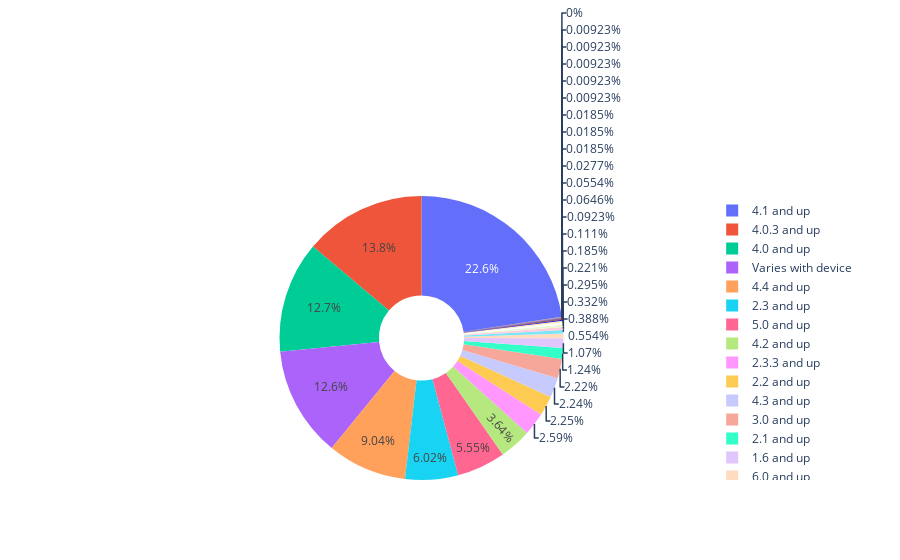

Notebook cell for this chart:
### Markdown cell above
## Plotly - Donut Chart ( Interactive )

### Code cell
labels = df.Android_Ver.unique()
values=[]
for each in labels:
    values.append(len(df[df.Android_Ver==each]))
    
# Use hole to create a donut-like pie chart
fig = go.Figure(data=[go.Pie(labels=labels, values=values, hole=0.3)])
fig.show()

### Figure 1 — Plotly figure (JSON) as saved in the notebook; plotly's stock layout.template omitted (floating-point values rounded to 4 significant figures)
{"data": [{"hole": 0.3, "labels": ["4.0.3 and up", "4.2 and up", "4.4 and up", "2.3 and up", "3.0 and up", "4.1 and up", "4.0 and up", "2.3.3 and up", "Varies with device", "2.2 and up", "5.0 and up", "6.0 and up", "1.6 and up", "1.5 and up", "2.1 and up", "7.0 and up", "5.1 and up", "4.3 and up", "4.0.3 - 7.1.1", "2.0 and up", "3.2 and up", "4.4W and up", "7.1 and up", "7.0 - 7.1.1", "8.0 and up", "5.0 - 8.0", "3.1 and up", "2.0.1 and up", "4.1 - 7.1.1", null, "5.0 - 6.0", "1.0 and up", "2.2 - 7.1.1", "5.0 - 7.1.1"], "type": "pie", "values": [1501, 394, 980, 652, 241, 2451, 1375, 281, 1362, 244, 601, 60, 116, 20, 134, 42, 24, 243, 2, 32, 36, 12, 3, 1, 6, 2, 10, 7, 1, 0, 1, 2, 1, 1]}], "layout": {}}
